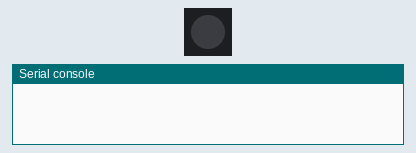
Recording of a program running on a simulated Pycom board running MicroPython. Parts: 1 RGB LEDs in strip order, left to right, the last lines printed to the serial console. Dim RGB values are drawn brighter than linear; WiFi joins after 1.5 s; web requests get an empty 200 reply after 0.4 s; a WiFi scan finds the one network the program names.

Above: at 0.1 s.
At 2.1 s:
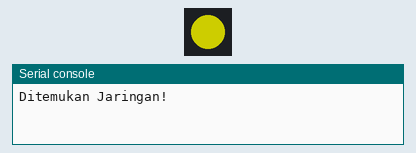
At 3.6 s:
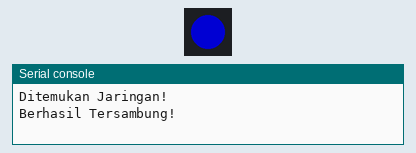
Timing chart, 0 to 5.1 s (numbered marks = the images above):
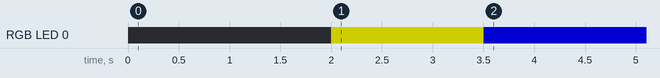

The program:

main.py
```python
# import pycom
import time
# import crypto
from fungsi import CheckStatus, http_get, request

MY_ID  = 'lopy1'
BASE   = 'http://localhost'
CHECK  = '/SolarCharger/api/status/check.php?id=' + MY_ID
INPUT  = '/SolarCharger/api/update/dataperangkat.php'

# MAIN PROGRAM
if __name__=="__main__":
    while 1:
        time.sleep(1)
        # pycom.rgbled(0x000f00)
        parsing = CheckStatus(request(BASE + CHECK))
        try:
            print("ID adalah    : " + parsing.id)
            print("ID Perangkat : " + parsing.id_perangkat)
            # lakukan update data
            # pycom.rgbled(0x00000f)
            print("\n\n")
            # time.sleep(1)
            # try:
            #     updateData(BASE, INPUT, parsing.id_perangkat, RandomRange(0.1,2.4), RandomRange(0.0,13.0), RandomRange(0.0,2.9), RandomRange(0.0,12.9))
            # except:
            #     print("GAGAL UPDATE\n\n")
        except:
            # pycom.rgbled(0x0f0000)
            print("\n\n")
```

fungsi.py
```python
import socket
import json as json
# import crypto

# MODEL OBJECT
class CheckStatus:
    def __init__(self, inputdata):
        self.obj = inputdata
        self.id = self.parse('id')
        self.id_perangkat = self.parse('id_perangkat')

    def parse(self, data):
        try:
            return self.obj[data]
        except:
            return None

def updateData(base, path, id, cell_current, cell_voltage, solar_current, solar_voltage):
    PATH = path + "?id=" + id + "&cell_current=" + str(cell_current) + "&cell_voltage=" + str(cell_voltage) + "&solar_current=" + str(solar_current) + "&solar_voltage=" + str(solar_voltage)
    return http_get(base + PATH)

# API HTTP GET
def http_get(url):
    _, _, host, path = url.split('/', 3)
    print("HOST : " + host)
    print("PATH : " + path)
    addr = socket.getaddrinfo(host, 80)[0][-1]
    s = socket.socket()
    s.connect(addr)
    s.send(bytes('GET /%s HTTP/1.0\r\nHost: %s\r\n\r\n' % (path, host), 'utf8'))
    val = ""
    while True:
        data = s.recv(2048)
        if data:
            val = str(data, 'utf8')
        else:
            break
    s.close()
    return val

# FILTERING BODY
def request(URL):
    data = None
    dapet = http_get(URL)
    dapet1 = dapet.split('\r\n\r\n')
    fail = "{\"status\":\"Gagal Parsing Response\"}"
    try:
        data = json.loads(dapet1[1])
        print("STAT : Success Get JSON Data\n")
        print(dapet1[1])
    except:
        print("STAT : Failed Get JSON Data\n")
        print(dapet1[1])
        return json.loads(fail)
    return data


# def Random():
#    r = crypto.getrandbits(32)
#    return ((r[0]<<24)+(r[1]<<16)+(r[2]<<8)+r[3])/4294967295.0

# def RandomRange(rfrom, rto):
#    return Random()*(rto-rfrom)+rfrom
```

boot.py
```python
# boot.py -- run on boot-up
import pycom
import time
import machine
from network import WLAN

# CONFIG
SSID = 'PONDOK DR LT 1'
PSWD = 'bulanpuasa'

# SSID = 'Link Space'
# PSWD = ''

pycom.heartbeat(False)
wlan = WLAN(mode=WLAN.STA)

nets = wlan.scan()
pycom.rgbled(0x007f00)
for net in nets:
    pycom.rgbled(0x707000)
    if net.ssid == SSID:
        print('Ditemukan Jaringan!')
        wlan.connect(net.ssid, auth=(net.sec, PSWD), timeout=5000)
        while not wlan.isconnected():
            machine.idle() # save power while waiting
        print('Berhasil Tersambung!')
        pycom.rgbled(0x00007f)
        break
    else:
        pycom.rgbled(0x7f0000)
```

Measured:
- by itself, RGB LED 0: off → RGB(112, 112, 0) at 2.0 s, → RGB(0, 0, 127) 1.5 s later
